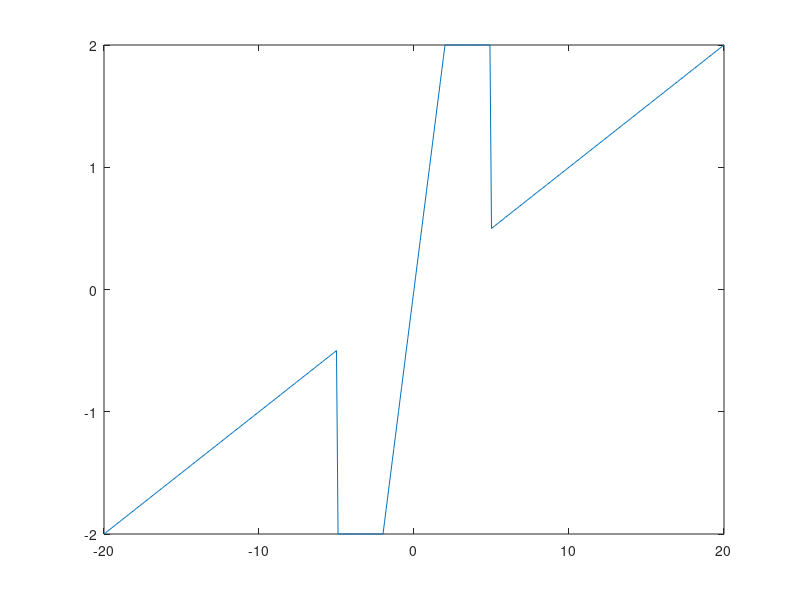

Here is the MATLAB script that generated this plot: (Note: this script raises an error after producing the figure.)
clear
clc
close

vrange = 20;
V = -vrange:0.1:vrange;
vmin = 5;
bstat = 1;
fstat = 2;
b = 0.1;
f = zeros(length(V),1);

for i = 1:length(V)
v = V(i);
if (-vmin<v) && (v < vmin)
    f = v*bstat;
    if f > fstat
    f = fstat;
    end
    if f < -fstat
    f = -fstat;
    end
else 
    f = v*b;
end
F(i) = f;
end

figure
plot(V,F) 
xline(vmin,"--")
xline(-vmin,"--")
ylabel("Force")
xlabel("Velocity")
ylim([-5,5])